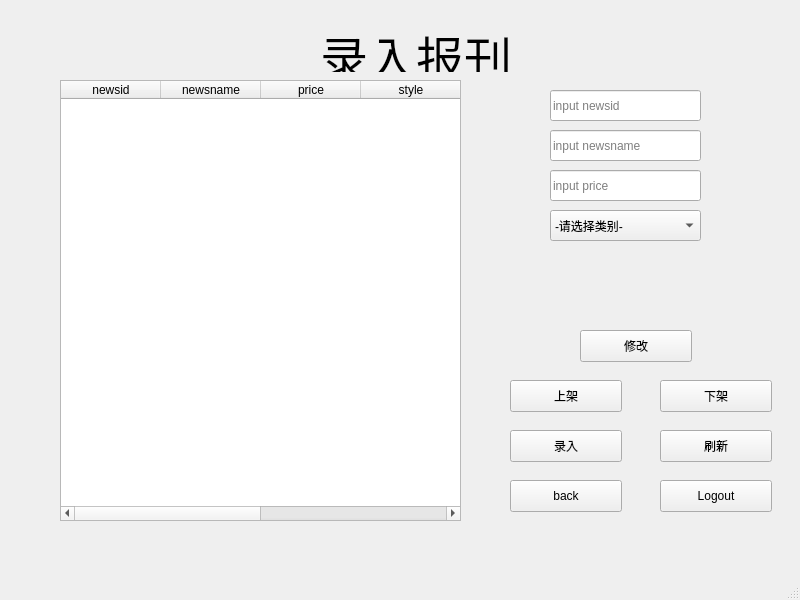
<?xml version="1.0" encoding="UTF-8"?>
<ui version="4.0">
 <class>MainWindow</class>
 <widget class="QMainWindow" name="MainWindow">
  <property name="geometry">
   <rect>
    <x>0</x>
    <y>0</y>
    <width>800</width>
    <height>600</height>
   </rect>
  </property>
  <property name="windowTitle">
   <string>MainWindow</string>
  </property>
  <widget class="QWidget" name="centralwidget">
   <widget class="QPushButton" name="pushButton_back">
    <property name="geometry">
     <rect>
      <x>510</x>
      <y>480</y>
      <width>112</width>
      <height>32</height>
     </rect>
    </property>
    <property name="text">
     <string>back</string>
    </property>
    <property name="icon">
     <iconset>
      <normalon>:/icon/back.png</normalon>
     </iconset>
    </property>
   </widget>
   <widget class="QPushButton" name="pushButton_fresh">
    <property name="geometry">
     <rect>
      <x>660</x>
      <y>430</y>
      <width>112</width>
      <height>32</height>
     </rect>
    </property>
    <property name="text">
     <string>刷新</string>
    </property>
    <property name="icon">
     <iconset>
      <normalon>:/icon/fresh.png</normalon>
     </iconset>
    </property>
   </widget>
   <widget class="QPushButton" name="pushButton_up">
    <property name="geometry">
     <rect>
      <x>510</x>
      <y>380</y>
      <width>112</width>
      <height>32</height>
     </rect>
    </property>
    <property name="text">
     <string>上架</string>
    </property>
    <property name="icon">
     <iconset>
      <normalon>:/icon/shangjia.png</normalon>
     </iconset>
    </property>
   </widget>
   <widget class="QLineEdit" name="lineEdit_newsid">
    <property name="geometry">
     <rect>
      <x>550</x>
      <y>90</y>
      <width>151</width>
      <height>31</height>
     </rect>
    </property>
    <property name="placeholderText">
     <string>input newsid</string>
    </property>
   </widget>
   <widget class="QPushButton" name="pushButton_logout">
    <property name="geometry">
     <rect>
      <x>660</x>
      <y>480</y>
      <width>112</width>
      <height>32</height>
     </rect>
    </property>
    <property name="text">
     <string>Logout</string>
    </property>
    <property name="icon">
     <iconset>
      <normalon>:/icon/log-out.png</normalon>
     </iconset>
    </property>
   </widget>
   <widget class="QPushButton" name="pushButton_down">
    <property name="geometry">
     <rect>
      <x>660</x>
      <y>380</y>
      <width>112</width>
      <height>32</height>
     </rect>
    </property>
    <property name="text">
     <string>下架</string>
    </property>
    <property name="icon">
     <iconset>
      <normalon>:/icon/xiajia.png</normalon>
     </iconset>
    </property>
   </widget>
   <widget class="QPushButton" name="pushButton_update">
    <property name="geometry">
     <rect>
      <x>580</x>
      <y>330</y>
      <width>112</width>
      <height>32</height>
     </rect>
    </property>
    <property name="text">
     <string>修改</string>
    </property>
    <property name="icon">
     <iconset>
      <normalon>:/icon/insert.png</normalon>
     </iconset>
    </property>
   </widget>
   <widget class="QTableWidget" name="tableWidget">
    <property name="geometry">
     <rect>
      <x>60</x>
      <y>80</y>
      <width>401</width>
      <height>441</height>
     </rect>
    </property>
    <property name="editTriggers">
     <set>QAbstractItemView::NoEditTriggers</set>
    </property>
    <column>
     <property name="text">
      <string>newsid</string>
     </property>
    </column>
    <column>
     <property name="text">
      <string>newsname</string>
     </property>
    </column>
    <column>
     <property name="text">
      <string>price</string>
     </property>
    </column>
    <column>
     <property name="text">
      <string>style</string>
     </property>
    </column>
    <column>
     <property name="text">
      <string>issell</string>
     </property>
    </column>
    <column>
     <property name="text">
      <string/>
     </property>
    </column>
   </widget>
   <widget class="QLineEdit" name="lineEdit_newsname">
    <property name="geometry">
     <rect>
      <x>550</x>
      <y>130</y>
      <width>151</width>
      <height>31</height>
     </rect>
    </property>
    <property name="placeholderText">
     <string>input newsname</string>
    </property>
   </widget>
   <widget class="QPushButton" name="pushButton_insert">
    <property name="geometry">
     <rect>
      <x>510</x>
      <y>430</y>
      <width>112</width>
      <height>32</height>
     </rect>
    </property>
    <property name="text">
     <string>录入</string>
    </property>
    <property name="icon">
     <iconset>
      <normalon>:/icon/insert.png</normalon>
     </iconset>
    </property>
    <property name="shortcut">
     <string>Return</string>
    </property>
   </widget>
   <widget class="QComboBox" name="comboBox_style">
    <property name="geometry">
     <rect>
      <x>550</x>
      <y>210</y>
      <width>151</width>
      <height>31</height>
     </rect>
    </property>
    <property name="focusPolicy">
     <enum>Qt::StrongFocus</enum>
    </property>
    <property name="placeholderText">
     <string/>
    </property>
    <property name="duplicatesEnabled">
     <bool>false</bool>
    </property>
    <item>
     <property name="text">
      <string>-请选择类别-</string>
     </property>
    </item>
    <item>
     <property name="text">
      <string>新闻</string>
     </property>
    </item>
    <item>
     <property name="text">
      <string>学术</string>
     </property>
    </item>
    <item>
     <property name="text">
      <string>娱乐</string>
     </property>
    </item>
   </widget>
   <widget class="QLabel" name="label">
    <property name="geometry">
     <rect>
      <x>320</x>
      <y>21</y>
      <width>201</width>
      <height>51</height>
     </rect>
    </property>
    <property name="text">
     <string>&lt;html&gt;&lt;head/&gt;&lt;body&gt;&lt;p&gt;&lt;span style=&quot; font-size:36pt;&quot;&gt;录入报刊&lt;/span&gt;&lt;/p&gt;&lt;/body&gt;&lt;/html&gt;</string>
    </property>
   </widget>
   <widget class="QLineEdit" name="lineEdit_price">
    <property name="geometry">
     <rect>
      <x>550</x>
      <y>170</y>
      <width>151</width>
      <height>31</height>
     </rect>
    </property>
    <property name="placeholderText">
     <string>input price</string>
    </property>
   </widget>
   <zorder>pushButton_back</zorder>
   <zorder>pushButton_fresh</zorder>
   <zorder>pushButton_up</zorder>
   <zorder>lineEdit_newsid</zorder>
   <zorder>pushButton_logout</zorder>
   <zorder>pushButton_down</zorder>
   <zorder>pushButton_update</zorder>
   <zorder>tableWidget</zorder>
   <zorder>lineEdit_newsname</zorder>
   <zorder>pushButton_insert</zorder>
   <zorder>label</zorder>
   <zorder>lineEdit_price</zorder>
   <zorder>comboBox_style</zorder>
  </widget>
  <widget class="QMenuBar" name="menubar">
   <property name="geometry">
    <rect>
     <x>0</x>
     <y>0</y>
     <width>800</width>
     <height>22</height>
    </rect>
   </property>
  </widget>
  <widget class="QStatusBar" name="statusbar"/>
 </widget>
 <tabstops>
  <tabstop>lineEdit_newsid</tabstop>
  <tabstop>lineEdit_newsname</tabstop>
  <tabstop>lineEdit_price</tabstop>
  <tabstop>comboBox_style</tabstop>
  <tabstop>pushButton_update</tabstop>
  <tabstop>pushButton_up</tabstop>
  <tabstop>pushButton_down</tabstop>
  <tabstop>pushButton_insert</tabstop>
  <tabstop>pushButton_fresh</tabstop>
  <tabstop>pushButton_back</tabstop>
  <tabstop>pushButton_logout</tabstop>
  <tabstop>tableWidget</tabstop>
 </tabstops>
 <resources>
  <include location="../resource/resource.qrc"/>
 </resources>
 <connections/>
</ui>
